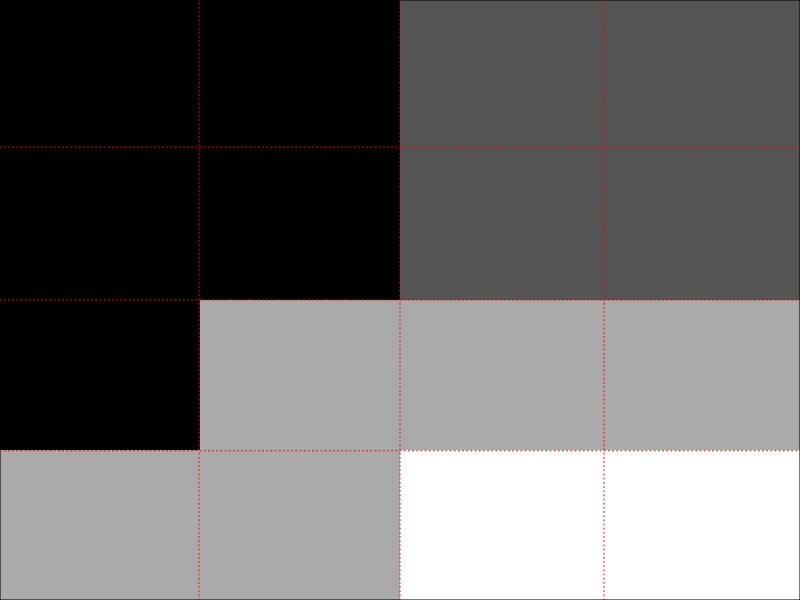

Generate this figure with R:
## ---- chunk 1
G <- matrix( c(0,0,0,2, 0,0,2,2, 1,1,2,3, 1,1,2,3), nrow=4, ncol=4)
rownames(G) <- paste0("[", 0:3, ",]")
colnames(G) <- paste0("[", 0:3, ",]")
G
## ---- chunk 2
par(mar=c(0,0,0,0))
Gt <- t(G)
Gtflip <- Gt[,ncol(Gt):1]
image(Gtflip, axes=FALSE, ylab="", col=gray(0:3 / 3))
box()
abline(v=c(0.165, 0.50, 0.84), col="red" ,lty="dotted")  # line locations don't make sense
abline(h=c(0.165, 0.50, 0.84), col="red" ,lty="dotted")
## ---- chunk 3
CoOccurrenceCounts <- matrix( c(6,0,2,0, 0,4,2,0, 2,2,2,2, 0,0,2,0), nrow=4, ncol=4)
rownames(CoOccurrenceCounts) <- paste0("[", 0:3, ",]")
colnames(CoOccurrenceCounts) <- paste0("[", 0:3, ",]")
CoOccurrenceCounts
## ---- chunk 4
options(digits=3)
CoOccurrenceCounts/sum(CoOccurrenceCounts)
